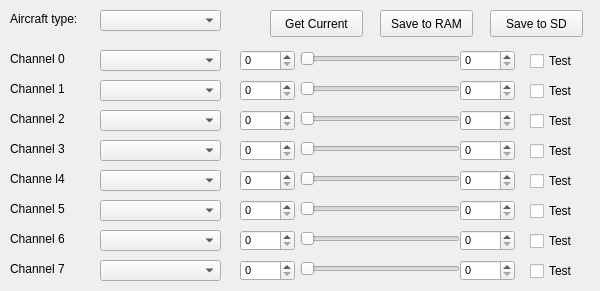
   <widget class="QWidget" name="tab_2">
    <attribute name="title">
     <string>Servo Output</string>
    </attribute>
    <widget class="QComboBox" name="aircraftType">
     <property name="geometry">
      <rect>
       <x>100</x>
       <y>10</y>
       <width>121</width>
       <height>21</height>
      </rect>
     </property>
     <property name="font">
      <font>
       <pointsize>8</pointsize>
      </font>
     </property>
     <property name="toolTip">
      <string>Select aircraft type here</string>
     </property>
    </widget>
    <widget class="QLabel" name="label">
     <property name="geometry">
      <rect>
       <x>10</x>
       <y>10</y>
       <width>91</width>
       <height>17</height>
      </rect>
     </property>
     <property name="text">
      <string>Aircraft type:</string>
     </property>
    </widget>
    <widget class="QLabel" name="actuator0Label">
     <property name="geometry">
      <rect>
       <x>10</x>
       <y>50</y>
       <width>71</width>
       <height>17</height>
      </rect>
     </property>
     <property name="text">
      <string>Channel 0</string>
     </property>
    </widget>
    <widget class="QLabel" name="actuator1Label">
     <property name="geometry">
      <rect>
       <x>10</x>
       <y>80</y>
       <width>71</width>
       <height>17</height>
      </rect>
     </property>
     <property name="text">
      <string>Channel 1</string>
     </property>
    </widget>
    <widget class="QLabel" name="actuator2Label">
     <property name="geometry">
      <rect>
       <x>10</x>
       <y>110</y>
       <width>71</width>
       <height>17</height>
      </rect>
     </property>
     <property name="text">
      <string>Channel 2</string>
     </property>
    </widget>
    <widget class="QLabel" name="actuator3Label">
     <property name="geometry">
      <rect>
       <x>10</x>
       <y>140</y>
       <width>71</width>
       <height>17</height>
      </rect>
     </property>
     <property name="text">
      <string>Channel 3</string>
     </property>
    </widget>
    <widget class="QLabel" name="actuator4Label">
     <property name="geometry">
      <rect>
       <x>10</x>
       <y>170</y>
       <width>71</width>
       <height>17</height>
      </rect>
     </property>
     <property name="text">
      <string>Channe l4</string>
     </property>
    </widget>
    <widget class="QLabel" name="actuator5Label">
     <property name="geometry">
      <rect>
       <x>10</x>
       <y>200</y>
       <width>71</width>
       <height>17</height>
      </rect>
     </property>
     <property name="text">
      <string>Channel 5</string>
     </property>
    </widget>
    <widget class="QSlider" name="ch0OutSlider">
     <property name="enabled">
      <bool>true</bool>
     </property>
     <property name="geometry">
      <rect>
       <x>300</x>
       <y>50</y>
       <width>160</width>
       <height>18</height>
      </rect>
     </property>
     <property name="orientation">
      <enum>Qt::Horizontal</enum>
     </property>
    </widget>
    <widget class="QComboBox" name="ch0Output">
     <property name="enabled">
      <bool>true</bool>
     </property>
     <property name="geometry">
      <rect>
       <x>100</x>
       <y>50</y>
       <width>121</width>
       <height>21</height>
      </rect>
     </property>
     <property name="font">
      <font>
       <pointsize>8</pointsize>
      </font>
     </property>
    </widget>
    <widget class="QSpinBox" name="ch0OutMin">
     <property name="enabled">
      <bool>true</bool>
     </property>
     <property name="geometry">
      <rect>
       <x>240</x>
       <y>50</y>
       <width>55</width>
       <height>21</height>
      </rect>
     </property>
     <property name="font">
      <font>
       <pointsize>8</pointsize>
      </font>
     </property>
    </widget>
    <widget class="QSpinBox" name="ch0OutMax">
     <property name="enabled">
      <bool>true</bool>
     </property>
     <property name="geometry">
      <rect>
       <x>460</x>
       <y>50</y>
       <width>55</width>
       <height>21</height>
      </rect>
     </property>
     <property name="font">
      <font>
       <pointsize>8</pointsize>
      </font>
     </property>
    </widget>
    <widget class="QCheckBox" name="ch0OutTest">
     <property name="enabled">
      <bool>true</bool>
     </property>
     <property name="geometry">
      <rect>
       <x>530</x>
       <y>50</y>
       <width>61</width>
       <height>22</height>
      </rect>
     </property>
     <property name="text">
      <string>Test</string>
     </property>
    </widget>
    <widget class="QLabel" name="actuator6Label">
     <property name="geometry">
      <rect>
       <x>10</x>
       <y>230</y>
       <width>71</width>
       <height>17</height>
      </rect>
     </property>
     <property name="text">
      <string>Channel 6</string>
     </property>
    </widget>
    <widget class="QLabel" name="actuator7Label">
     <property name="geometry">
      <rect>
       <x>10</x>
       <y>260</y>
       <width>71</width>
       <height>17</height>
      </rect>
     </property>
     <property name="text">
      <string>Channel 7</string>
     </property>
    </widget>
    <widget class="QComboBox" name="ch1Output">
     <property name="enabled">
      <bool>true</bool>
     </property>
     <property name="geometry">
      <rect>
       <x>100</x>
       <y>80</y>
       <width>121</width>
       <height>21</height>
      </rect>
     </property>
     <property name="font">
      <font>
       <pointsize>8</pointsize>
      </font>
     </property>
    </widget>
    <widget class="QSpinBox" name="ch1OutMax">
     <property name="enabled">
      <bool>true</bool>
     </property>
     <property name="geometry">
      <rect>
       <x>460</x>
       <y>80</y>
       <width>55</width>
       <height>21</height>
      </rect>
     </property>
     <property name="font">
      <font>
       <pointsize>8</pointsize>
      </font>
     </property>
    </widget>
    <widget class="QSpinBox" name="ch1OutMin">
     <property name="enabled">
      <bool>true</bool>
     </property>
     <property name="geometry">
      <rect>
       <x>240</x>
       <y>80</y>
       <width>55</width>
       <height>21</height>
      </rect>
     </property>
     <property name="font">
      <font>
       <pointsize>8</pointsize>
      </font>
     </property>
    </widget>
    <widget class="QSlider" name="ch1OutSlider">
     <property name="enabled">
      <bool>true</bool>
     </property>
     <property name="geometry">
      <rect>
       <x>300</x>
       <y>80</y>
       <width>160</width>
       <height>18</height>
      </rect>
     </property>
     <property name="orientation">
      <enum>Qt::Horizontal</enum>
     </property>
    </widget>
    <widget class="QCheckBox" name="ch1OutTest">
     <property name="enabled">
      <bool>true</bool>
     </property>
     <property name="geometry">
      <rect>
       <x>530</x>
       <y>80</y>
       <width>61</width>
       <height>22</height>
      </rect>
     </property>
     <property name="text">
      <string>Test</string>
     </property>
    </widget>
    <widget class="QComboBox" name="ch2Output">
     <property name="enabled">
      <bool>true</bool>
     </property>
     <property name="geometry">
      <rect>
       <x>100</x>
       <y>110</y>
       <width>121</width>
       <height>21</height>
      </rect>
     </property>
     <property name="font">
      <font>
       <pointsize>8</pointsize>
      </font>
     </property>
    </widget>
    <widget class="QSpinBox" name="ch2OutMax">
     <property name="enabled">
      <bool>true</bool>
     </property>
     <property name="geometry">
      <rect>
       <x>460</x>
       <y>110</y>
       <width>55</width>
       <height>21</height>
      </rect>
     </property>
     <property name="font">
      <font>
       <pointsize>8</pointsize>
      </font>
     </property>
    </widget>
    <widget class="QSpinBox" name="ch2OutMin">
     <property name="enabled">
      <bool>true</bool>
     </property>
     <property name="geometry">
      <rect>
       <x>240</x>
       <y>110</y>
       <width>55</width>
       <height>21</height>
      </rect>
     </property>
     <property name="font">
      <font>
       <pointsize>8</pointsize>
      </font>
     </property>
    </widget>
    <widget class="QSlider" name="ch2OutSlider">
     <property name="enabled">
      <bool>true</bool>
     </property>
     <property name="geometry">
      <rect>
       <x>300</x>
       <y>110</y>
       <width>160</width>
       <height>18</height>
      </rect>
     </property>
     <property name="orientation">
      <enum>Qt::Horizontal</enum>
     </property>
    </widget>
    <widget class="QCheckBox" name="ch2OutTest">
     <property name="enabled">
      <bool>true</bool>
     </property>
     <property name="geometry">
      <rect>
       <x>530</x>
       <y>110</y>
       <width>61</width>
       <height>22</height>
      </rect>
     </property>
     <property name="text">
      <string>Test</string>
     </property>
    </widget>
    <widget class="QComboBox" name="ch3Output">
     <property name="enabled">
      <bool>true</bool>
     </property>
     <property name="geometry">
      <rect>
       <x>100</x>
       <y>140</y>
       <width>121</width>
       <height>21</height>
      </rect>
     </property>
     <property name="font">
      <font>
       <pointsize>8</pointsize>
      </font>
     </property>
    </widget>
    <widget class="QSpinBox" name="ch3OutMax">
     <property name="enabled">
      <bool>true</bool>
     </property>
     <property name="geometry">
      <rect>
       <x>460</x>
       <y>140</y>
       <width>55</width>
       <height>21</height>
      </rect>
     </property>
     <property name="font">
      <font>
       <pointsize>8</pointsize>
      </font>
     </property>
    </widget>
    <widget class="QSpinBox" name="ch3OutMin">
     <property name="enabled">
      <bool>true</bool>
     </property>
     <property name="geometry">
      <rect>
       <x>240</x>
       <y>140</y>
       <width>55</width>
       <height>21</height>
      </rect>
     </property>
     <property name="font">
      <font>
       <pointsize>8</pointsize>
      </font>
     </property>
    </widget>
    <widget class="QSlider" name="ch3OutSlider">
     <property name="enabled">
      <bool>true</bool>
     </property>
     <property name="geometry">
      <rect>
       <x>300</x>
       <y>140</y>
       <width>160</width>
       <height>18</height>
      </rect>
     </property>
     <property name="orientation">
      <enum>Qt::Horizontal</enum>
     </property>
    </widget>
    <widget class="QCheckBox" name="ch3OutTest">
     <property name="enabled">
      <bool>true</bool>
     </property>
     <property name="geometry">
      <rect>
       <x>530</x>
       <y>140</y>
       <width>61</width>
       <height>22</height>
      </rect>
     </property>
     <property name="text">
      <string>Test</string>
     </property>
    </widget>
    <widget class="QComboBox" name="ch4Output">
     <property name="geometry">
      <rect>
       <x>100</x>
       <y>170</y>
       <width>121</width>
       <height>21</height>
      </rect>
     </property>
     <property name="font">
      <font>
       <pointsize>8</pointsize>
      </font>
     </property>
    </widget>
    <widget class="QSpinBox" name="ch4OutMax">
     <property name="geometry">
      <rect>
       <x>460</x>
       <y>170</y>
       <width>55</width>
       <height>21</height>
      </rect>
     </property>
     <property name="font">
      <font>
       <pointsize>8</pointsize>
      </font>
     </property>
    </widget>
    <widget class="QSpinBox" name="ch4OutMin">
     <property name="geometry">
      <rect>
       <x>240</x>
       <y>170</y>
       <width>55</width>
       <height>21</height>
      </rect>
     </property>
     <property name="font">
      <font>
       <pointsize>8</pointsize>
      </font>
     </property>
    </widget>
    <widget class="QSlider" name="ch4OutSlider">
     <property name="geometry">
      <rect>
       <x>300</x>
       <y>170</y>
       <width>160</width>
       <height>18</height>
      </rect>
     </property>
     <property name="orientation">
      <enum>Qt::Horizontal</enum>
     </property>
    </widget>
    <widget class="QCheckBox" name="ch4OutTest">
     <property name="geometry">
      <rect>
       <x>530</x>
       <y>170</y>
       <width>61</width>
       <height>22</height>
      </rect>
     </property>
     <property name="text">
      <string>Test</string>
     </property>
    </widget>
    <widget class="QComboBox" name="ch5Output">
     <property name="geometry">
      <rect>
       <x>100</x>
       <y>200</y>
       <width>121</width>
       <height>21</height>
      </rect>
     </property>
     <property name="font">
      <font>
       <pointsize>8</pointsize>
      </font>
     </property>
    </widget>
    <widget class="QSpinBox" name="ch5OutMax">
     <property name="geometry">
      <rect>
       <x>460</x>
       <y>200</y>
       <width>55</width>
       <height>21</height>
      </rect>
     </property>
     <property name="font">
      <font>
       <pointsize>8</pointsize>
      </font>
     </property>
    </widget>
    <widget class="QSpinBox" name="ch5OutMin">
     <property name="geometry">
      <rect>
       <x>240</x>
       <y>200</y>
       <width>55</width>
       <height>21</height>
      </rect>
     </property>
     <property name="font">
      <font>
       <pointsize>8</pointsize>
      </font>
     </property>
    </widget>
    <widget class="QSlider" name="ch5OutSlider">
     <property name="geometry">
      <rect>
       <x>300</x>
       <y>200</y>
       <width>160</width>
       <height>18</height>
      </rect>
     </property>
     <property name="orientation">
      <enum>Qt::Horizontal</enum>
     </property>
    </widget>
    <widget class="QCheckBox" name="ch5OutTest">
     <property name="geometry">
      <rect>
       <x>530</x>
       <y>200</y>
       <width>61</width>
       <height>22</height>
      </rect>
     </property>
     <property name="text">
      <string>Test</string>
     </property>
    </widget>
    <widget class="QComboBox" name="ch6Output">
     <property name="geometry">
      <rect>
       <x>100</x>
       <y>230</y>
       <width>121</width>
       <height>21</height>
      </rect>
     </property>
     <property name="font">
      <font>
       <pointsize>8</pointsize>
      </font>
     </property>
    </widget>
    <widget class="QSpinBox" name="ch6OutMax">
     <property name="geometry">
      <rect>
       <x>460</x>
       <y>230</y>
       <width>55</width>
       <height>21</height>
      </rect>
     </property>
     <property name="font">
      <font>
       <pointsize>8</pointsize>
      </font>
     </property>
    </widget>
    <widget class="QSpinBox" name="ch6OutMin">
     <property name="geometry">
      <rect>
       <x>240</x>
       <y>230</y>
       <width>55</width>
       <height>21</height>
      </rect>
     </property>
     <property name="font">
      <font>
       <pointsize>8</pointsize>
      </font>
     </property>
    </widget>
    <widget class="QSlider" name="ch6OutSlider">
     <property name="geometry">
      <rect>
       <x>300</x>
       <y>230</y>
       <width>160</width>
       <height>18</height>
      </rect>
     </property>
     <property name="orientation">
      <enum>Qt::Horizontal</enum>
     </property>
    </widget>
    <widget class="QCheckBox" name="ch6OutTest">
     <property name="geometry">
      <rect>
       <x>530</x>
       <y>230</y>
       <width>61</width>
       <height>22</height>
      </rect>
     </property>
     <property name="text">
      <string>Test</string>
     </property>
    </widget>
    <widget class="QComboBox" name="ch7Output">
     <property name="geometry">
      <rect>
       <x>100</x>
       <y>260</y>
       <width>121</width>
       <height>21</height>
      </rect>
     </property>
     <property name="font">
      <font>
       <pointsize>8</pointsize>
      </font>
     </property>
    </widget>
    <widget class="QSpinBox" name="ch7OutMax">
     <property name="geometry">
      <rect>
       <x>460</x>
       <y>260</y>
       <width>55</width>
       <height>21</height>
      </rect>
     </property>
     <property name="font">
      <font>
       <pointsize>8</pointsize>
      </font>
     </property>
    </widget>
    <widget class="QSpinBox" name="ch7OutMin">
     <property name="geometry">
      <rect>
       <x>240</x>
       <y>260</y>
       <width>55</width>
       <height>21</height>
      </rect>
     </property>
     <property name="font">
      <font>
       <pointsize>8</pointsize>
      </font>
     </property>
    </widget>
    <widget class="QSlider" name="ch7OutSLider">
     <property name="geometry">
      <rect>
       <x>300</x>
       <y>260</y>
       <width>160</width>
       <height>18</height>
      </rect>
     </property>
     <property name="orientation">
      <enum>Qt::Horizontal</enum>
     </property>
    </widget>
    <widget class="QCheckBox" name="ch7OutTest">
     <property name="geometry">
      <rect>
       <x>530</x>
       <y>260</y>
       <width>61</width>
       <height>22</height>
      </rect>
     </property>
     <property name="text">
      <string>Test</string>
     </property>
    </widget>
    <widget class="QPushButton" name="saveRCOutputToSD">
     <property name="geometry">
      <rect>
       <x>490</x>
       <y>10</y>
       <width>93</width>
       <height>27</height>
      </rect>
     </property>
     <property name="toolTip">
      <string>Be sure to set the Neutral position on all sliders before sending!
Applies and Saves all settings to SD</string>
     </property>
     <property name="text">
      <string>Save to SD</string>
     </property>
    </widget>
    <widget class="QPushButton" name="getRCOutputCurrent">
     <property name="geometry">
      <rect>
       <x>270</x>
       <y>10</y>
       <width>93</width>
       <height>27</height>
      </rect>
     </property>
     <property name="toolTip">
      <string>Retrieve settings from OpenPilot</string>
     </property>
     <property name="text">
      <string>Get Current</string>
     </property>
    </widget>
    <widget class="QPushButton" name="saveRCOutputToRAM">
     <property name="geometry">
      <rect>
       <x>380</x>
       <y>10</y>
       <width>93</width>
       <height>27</height>
      </rect>
     </property>
     <property name="toolTip">
      <string>Send to OpenPilot but don't write in SD.
Be sure to set the Neutral position on all sliders before sending!</string>
     </property>
     <property name="text">
      <string>Save to RAM</string>
     </property>
    </widget>
   </widget>
